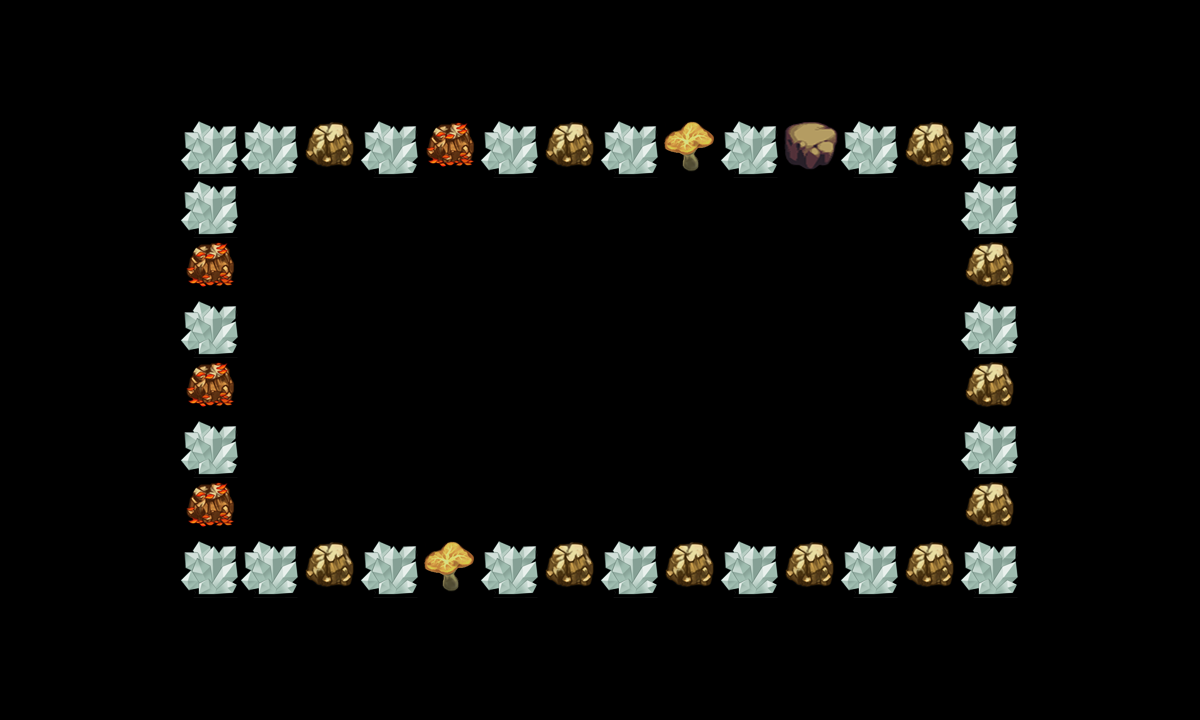

This is a level from a 2D game, rendered from its Tiled map with the project's own tilesets. A one-line summary and the map file follow, with tile-layer data summarised:
An orthogonal 20x12 tile map with 60x60 px tiles, 2 tile layers (canDes, cannotDes) and 23 objects (re3, re1, re2, tankpoint, re4, ...).

<map version="1.0" orientation="orthogonal" width="20" height="12" tilewidth="60" tileheight="60">
 <tileset firstgid="1" name="tmw_desert_spacing" tilewidth="60" tileheight="60">
  <image source="tmw_desert_spacing.png" width="480" height="300" />
  <tile id="30">
   <properties>
    <property name="canDes" value="1" />
   </properties>
  </tile>
 </tileset>
 <layer name="canDes" width="20" height="12">
  <data>[240 cells, 18 non-empty, 4 distinct tile ids]</data>
 </layer>
 <layer name="cannotDes" width="20" height="12">
  <data>[240 cells, 22 non-empty, 1 distinct tile ids]</data>
 </layer>
 <objectgroup name="spawnPoints" width="20" height="12">
  <object name="re3" x="790" y="248" width="60" height="60" />
  <object name="re1" x="652" y="320" width="60" height="60" />
  <object name="re2" x="349" y="287" width="60" height="60" />
  <object name="tankpoint" x="489" y="615" width="60" height="60" />
  <object name="re4" x="505" y="386" width="60" height="60" />
  <object name="re5" x="513" y="223" width="60" height="60" />
  <object name="re6" x="744" y="445" width="55" height="54" />
  <object name="re7" x="392" y="456" width="58" height="56" />
 </objectgroup>
 <objectgroup name="roadPoints" width="20" height="12" visible="0">
  <object name="p1" x="659" y="660" width="60" height="60" />
  <object name="p2" x="781" y="420" width="60" height="60" />
  <object name="p3" x="1080" y="419" width="60" height="60" />
  <object name="p4" x="1083" y="119" width="60" height="60" />
 </objectgroup>
 <objectgroup name="bossPoint" width="20" height="12" visible="0">
  <object name="boss1" x="663" y="0" width="60" height="60" />
 </objectgroup>
 <objectgroup name="buildingPoint" width="20" height="12" visible="0">
  <object name="building1" x="1079" y="59" width="60" height="60" />
 </objectgroup>
 <objectgroup name="endPoint" width="20" height="12">
  <object name="endpoint" x="116" y="239" width="60" height="60" />
 </objectgroup>
 <objectgroup name="morePoint" width="20" height="12">
  <object name="morepoint" x="118" y="484" width="60" height="60" />
 </objectgroup>
 <objectgroup name="minePoint" width="20" height="12">
  <object name="mine3" x="663" y="599" width="60" height="60" />
  <object name="mine2" x="123" y="120" width="60" height="60" />
  <object name="mine1" x="119" y="358" width="60" height="60" />
  <object name="mine4" x="-3" y="361" width="60" height="60" />
  <object name="mine5" x="-3" y="119" width="60" height="60" />
  <object name="mine6" x="59" y="118" width="60" height="60" />
  <object name="mine7" x="58" y="359" width="60" height="60" />
 </objectgroup>
</map>
